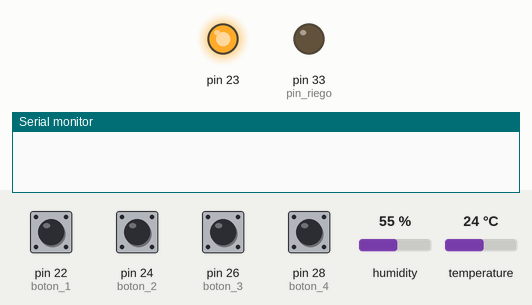
Recording of a sketch running on a simulated Arduino Mega 2560, built with avr-gcc and run on an emulated ATmega2560. Parts: output pins drawn as LEDs (lit = HIGH), the last lines printed to the serial monitor. The test bench sets the inputs (shaded band); at power-on: pin 22 (boton_1), pin 24 (boton_2), pin 26 (boton_3), pin 28 (boton_4) LOW, humidity 55 %, temperature 24 °C.

Above: at 1.2 s.
1.3 s: pin 28 (boton_4) pulled HIGH for 0.15 s
At 2.4 s:
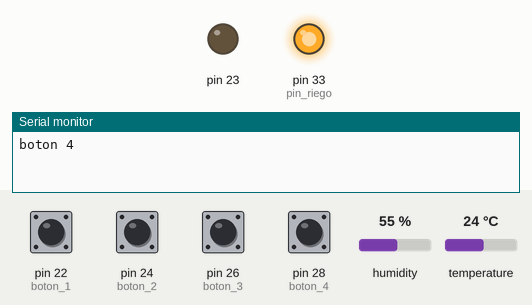
At 36.54 s:
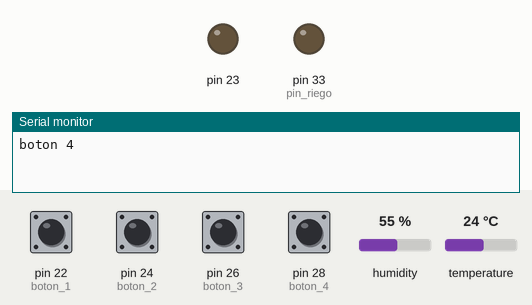
Timing chart, 0 to 37.8 s (numbered marks = the images above; inputs shaded):
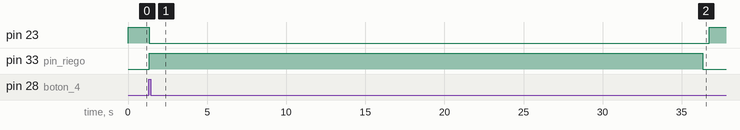

The sketch:

PLANTA_VS_INGENIEROS__2_.ino
```cpp
#include <dht11.h>
dht11 DHT;
#define DHT11_PIN 30
int Hum_suelo=A0;
int Luminosidad=A1;
int luz = 0;
int valor_sensor = 0;
int boton_1=22;
int boton_2=24;
int boton_3=26;
int boton_4=28;
int pin_riego=33;
int total_luz_por_min=0;

int dia;


void setup() {
Serial.begin(115200);
Serial3.begin(115200);
pinMode(boton_1,INPUT);
pinMode(boton_2,INPUT);
pinMode(boton_3,INPUT);
pinMode(boton_4,INPUT);
pinMode(23,OUTPUT);
pinMode(pin_riego,OUTPUT);

}


void loop() {
  if(Serial3.available()>0){
   dia =Serial3.read(); // leer dia o noche

   Serial.println(dia);
   Serial3.flush();
  }
//medir temperatura y humedad
int chk;
chk=DHT.read(DHT11_PIN);

if(dia=='1')
{
  if(DHT.temperature>=22 || DHT.temperature<=28)
  {
    //normal
  }
  else
  {
    if(DHT.temperature>28)
    {
      Serial3.write("1");
    }
    else
    {
      Serial3.write("2");
    }
  }
}
else
{
  if(DHT.temperature<18)
  {
      Serial3.write("2");
  }
}


//medir estado de suelo
int estado_suelo;
estado_suelo=analogRead(Hum_suelo);
if(estado_suelo>1100)
{
      Serial3.write("3");
}
else
{
  if(estado_suelo>=650)
  {
    //seco

    Serial3.write("4");
    digitalWrite(pin_riego,HIGH);//se enciende el motor
    delay(35000);//se lo deja funcionando por 35 seg
    digitalWrite(pin_riego,LOW);//se apaga el motor
  }
  else
  {
    if(estado_suelo>=380)
    {
      //normal
    }
    else
    {
      Serial3.write("5");
    }
  }
}


//medir luminosidad


//verificar los datos del if--- para saber cuando esta iluminado y cuando no(les puse un aprox de 350).
if(dia=='1')
{valor_sensor = analogRead(Luminosidad);
luz = (5.0 * valor_sensor * 100.0)/1024.0;
  if (luz <= 250)   //Si la resistendia que produce el ldr es menor o igual que 490
  {
     Serial3.write("6");
  }
}

digitalWrite(23,HIGH);
digitalWrite(pin_riego,LOW);
digitalWrite(boton_1,LOW);
digitalWrite(boton_2,LOW);
digitalWrite(boton_3,LOW);
digitalWrite(boton_4,LOW);
for(int i=0;i<1000;i++)
{
  if(digitalRead(boton_1)==HIGH)
  {Serial.println("boton 1");
    Serial3.write("1");
    delay(400);
  }
  if(digitalRead(boton_2)==HIGH)
  {
    Serial3.write("2");
    Serial.println("boton 2");
    delay(400);
  }
  if(digitalRead(boton_3)==HIGH)
  {
    Serial3.write("6");
    Serial.println("boton 3");
    delay(400);
  }
  if(digitalRead(boton_4)==HIGH)
  {Serial.println("boton 4");
    Serial3.write("4");
    digitalWrite(23,LOW);
    digitalWrite(pin_riego,HIGH);//se enciende el motor
    delay(35000);//se lo deja funcionando por 35 seg
    digitalWrite(pin_riego,LOW);//se apaga el motor
    i+=70;
    delay(400);
    digitalWrite(23,HIGH);
  }
  delay(120);

}
digitalWrite(23,LOW);

}
```

Measured:
- after the input at 1.3 s, pin 23: HIGH → LOW at once, → HIGH 35.4 s later; pin 33 (pin_riego): LOW → HIGH at once, → LOW 35.0 s later
